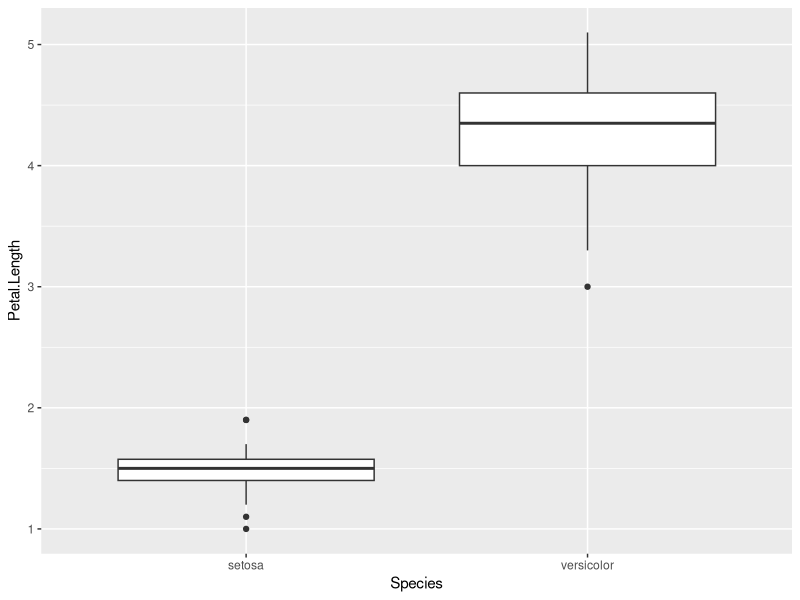
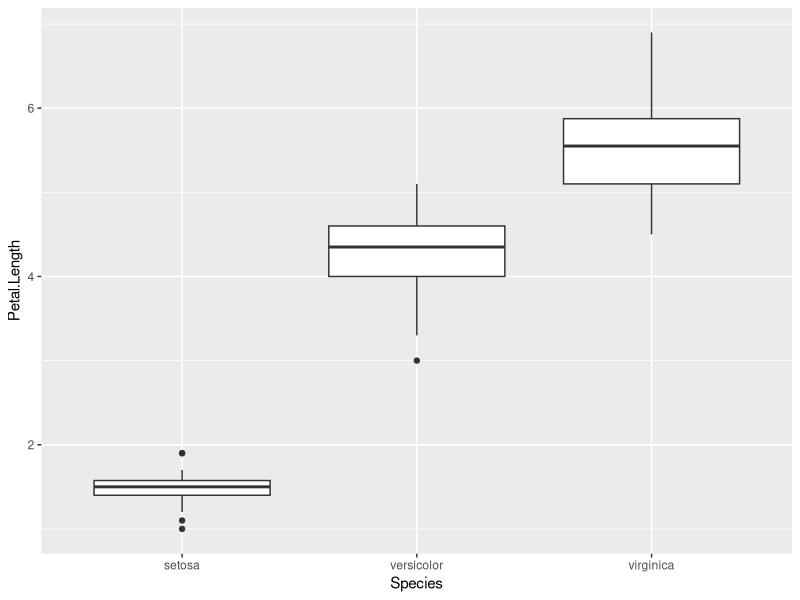
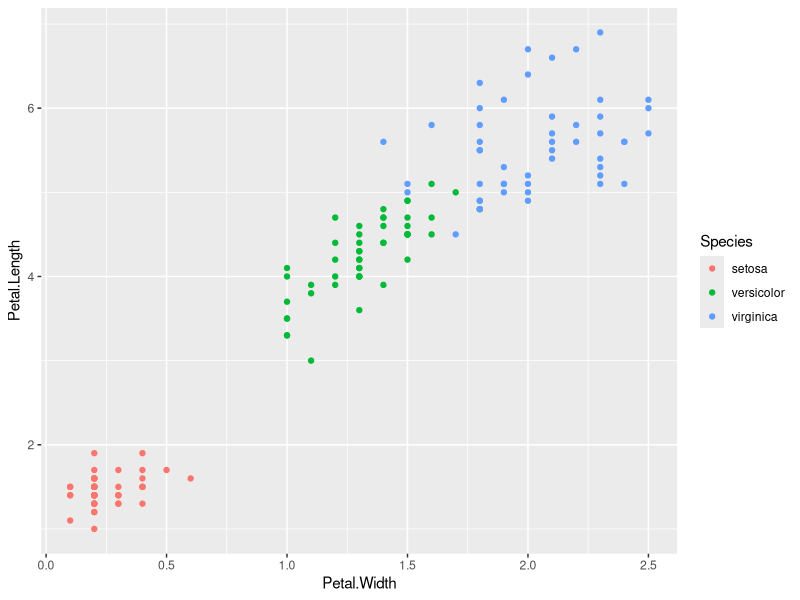
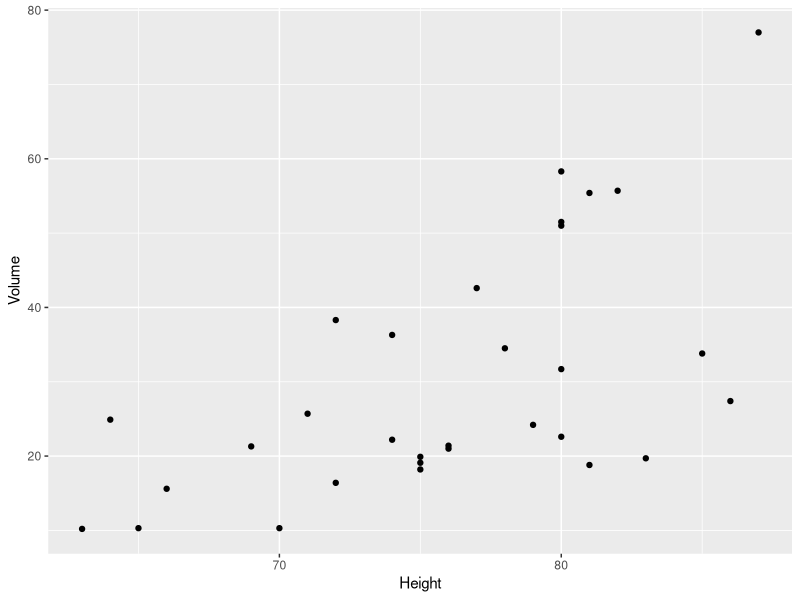
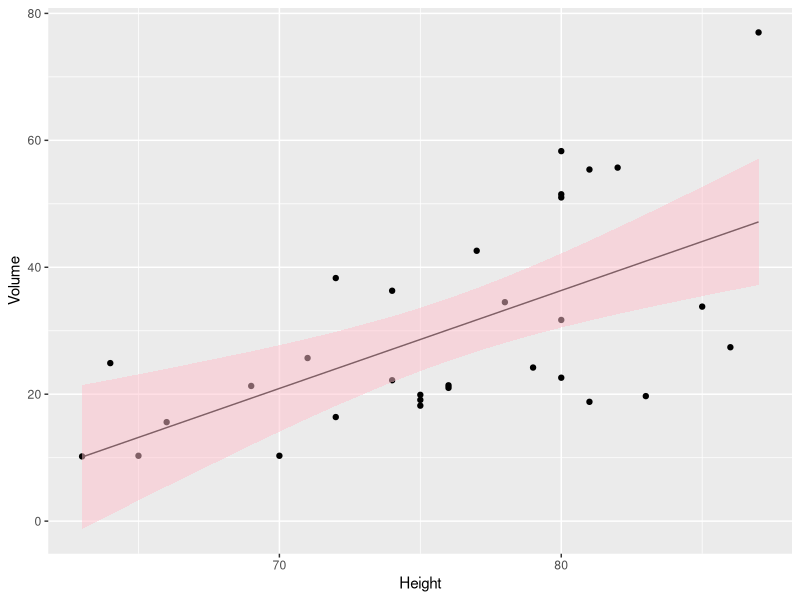
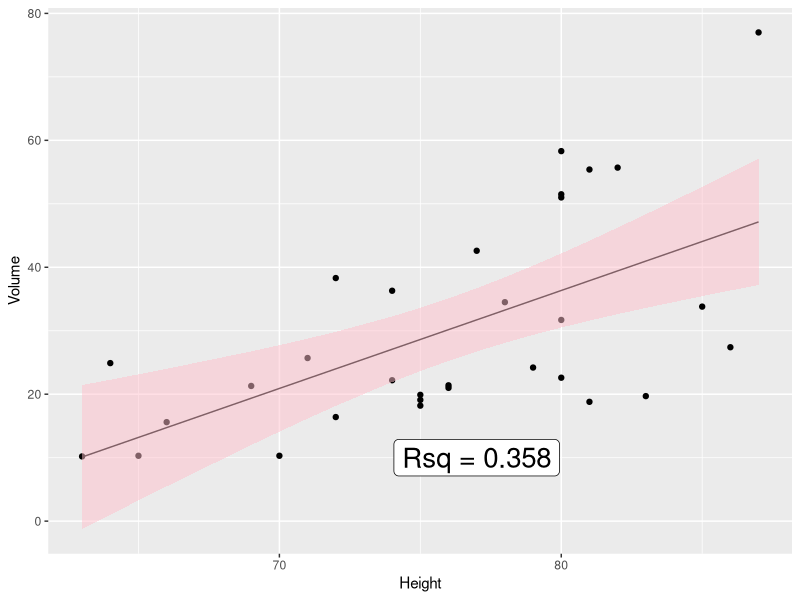

Here is the R script that generated these plots, in order:
## ---- chunk 1
library(tidyverse)
library(ggplot2)
## ---- chunk 2
data('iris')
## ---- chunk 3
iris.2 <- iris %>%
  filter(Species == 'setosa' | Species == 'versicolor')
slice_sample(iris.2 , n = 20)
## ---- chunk 4
ggplot(data = iris.2 , aes(x = Species , y = Petal.Length))+
  geom_boxplot()
## ---- chunk 5
t.test(data=iris.2, Petal.Length~Species , conf.level = 0.9)
## ---- chunk 6
t.test(data=iris.2, Petal.Length~Species , conf.level = 0.95)
## ---- chunk 7
t.test(data=iris.2, Petal.Length~Species , conf.level = 0.99)
## ---- chunk 8
data(iris)
## ---- chunk 9
ggplot(data=iris , aes(x=Species , y=Petal.Length))+
  geom_boxplot()
## ---- chunk 10
irisflowers <- lm( Petal.Length ~ Sepal.Length * Species, data = iris ) 
## ---- chunk 11
anova(irisflowers)
## ---- chunk 12
summary(irisflowers)
## ---- chunk 13
irisflowers.2 <- lm( Petal.Length ~ Species-1, data = iris )
summary(irisflowers.2)
## ---- chunk 14
ggplot(data = iris, aes(x=Petal.Width , y=Petal.Length , col = Species))+
  geom_point()
## ---- chunk 15
irispetals <- lm(Petal.Length~Petal.Width , data = iris)
## ---- chunk 16
summary(irispetals)
## ---- chunk 17
data = 'trees'
## ---- chunk 18
trees%>%
  ggplot(aes(x=Height , y=Volume))+
  geom_point()
## ---- chunk 19
modeltrees <- lm(Volume ~ Height, data=trees)
## ---- chunk 20
summary(modeltrees)
confint(modeltrees , conf.level = .95)
## ---- chunk 21
trees.2 <- cbind(predict(modeltrees , interval="confidence") , trees)
summary(trees.2)
## ---- chunk 22
ggplot(data = trees.2 , aes(x=Height, y=Volume))+
  geom_point()+
  geom_line(aes(y=fit))+
  geom_ribbon(aes(ymin=lwr, ymax=upr), alpha=0.5, fill = "pink")
## ---- chunk 23
Rsq_string <- 
  broom::glance(modeltrees) %>%
  select(r.squared) %>%
  mutate(r.squared = round(r.squared, digits=3)) %>%  
  mutate(r.squared = paste('Rsq =', r.squared)) %>%    
  pull(r.squared)

ggplot(data = trees.2 , aes(x=Height, y=Volume))+
  geom_point()+
  geom_line(aes(y=fit))+
  geom_ribbon(aes(ymin=lwr, ymax=upr), alpha=0.5, fill = "pink")+
  annotate('label', label=Rsq_string, x=77, y=10, size=7)
